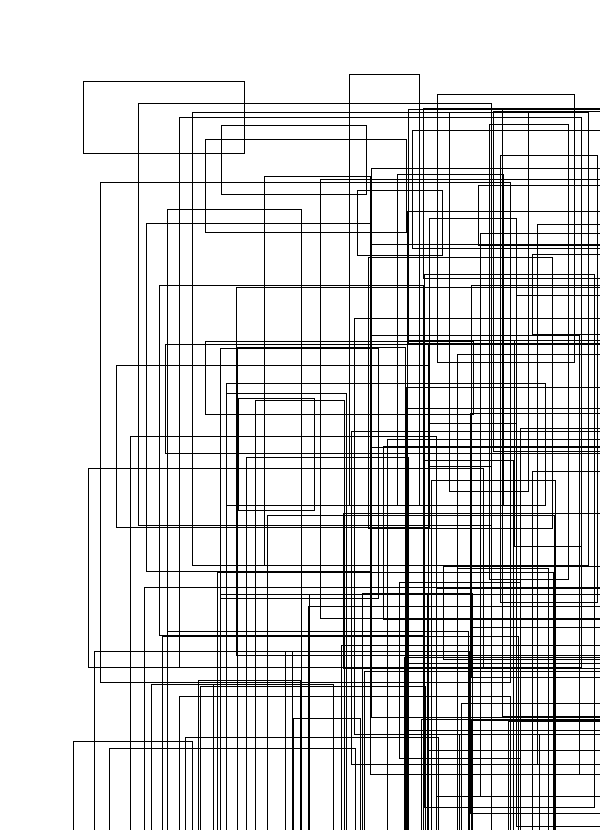
Frame 1 (no input)
Frame 2 (the mouse pressed at the canvas centre, redrawn once): identical to frame 1, image omitted

The Processing sketch that drew this single still picture (run headless with seeded random() and noise(); the mouse was pressed at the canvas centre and the sketch redrawn once):

// Processing sketch: image_input
// ── image_input.pde
void setup() {
  size(600, 830); // Set the size of the window to match the aspect ratio of the image
  background(255); // Set the background to white
  stroke(0); // Set the line color to black
  noFill(); // No fill for the rectangles

  int numLines = 100; // An arbitrary number of lines for complexity
  float margin = width * 0.1; // A margin around the rectangles
  float maxRectWidth = width * 0.8; // Maximum width of rectangles
  float maxRectHeight = height * 0.8; // Maximum height of rectangles
  
  for (int i = 0; i < numLines; i++) {
    // Randomize the position and size of the rectangles
    float x = random(margin, width - margin);
    float y = random(margin, height - margin);
    float w = random(margin, maxRectWidth);
    float h = random(margin, maxRectHeight);
    
    // Draw the rectangles
    rect(x, y, w, h);
  }
  
  save("iteration_1.jpg");
}

void draw() {
  // No continuous drawing needed
  noLoop();
}
